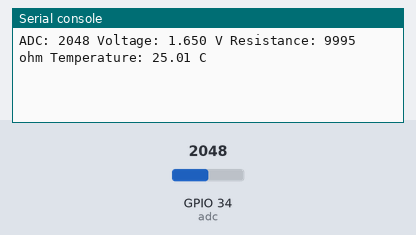
Simulated run of this program. Board: ESP32 board running MicroPython. Shown: the last lines printed to the serial console. Inputs (shaded band) come from the test bench; at power-on: GPIO 34 (adc) = 2048 (analog values on the 0–4095 scale).

Above: at 1.2 s.
1.3 s: GPIO 34 (adc) set to 0
At 3.1 s:
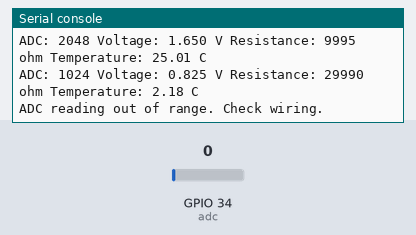
4.1 s: GPIO 34 (adc) set to 491
At 6.0 s:
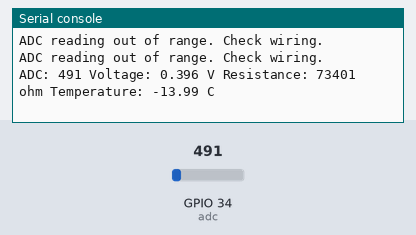
Timing chart, 0 to 7.5 s (numbered marks = the images above; inputs shaded):
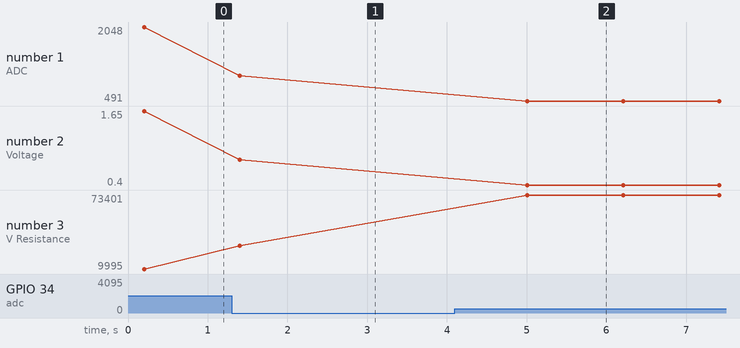

The program:

temperature.py
```python
from machine import ADC, Pin
from time import sleep
from math import log

# Pin setup
adc = ADC(Pin(34))  # GPIO34 / ADC1_6

# ESP32 ADC setup
adc.width(ADC.WIDTH_12BIT)  # values from 0 to 4095
adc.atten(ADC.ATTN_11DB)  # allows reading up to about 3.3V

# Thermistor settings
VCC = 3.3
R_FIXED = 10000  # 10k fixed resistor
R0 = 10000  # thermistor resistance at 25C
T0 = 25 + 273.15  # 25C in Kelvin
BETA = 3950  # common value for 10k NTC thermistors


def read_adc_average(samples=20):
    total = 0
    for _ in range(samples):
        total += adc.read()
        sleep(0.01)
    return total / samples


def read_temperature():
    raw = read_adc_average()

    if raw <= 0 or raw >= 4095:
        return None

    voltage = raw / 4095 * VCC

    # For wiring:
    # 3V3 -> thermistor -> ADC pin -> fixed resistor -> GND
    r_thermistor = R_FIXED * ((VCC / voltage) - 1)

    temp_k = 1 / ((1 / T0) + (1 / BETA) * log(r_thermistor / R0))
    temp_c = temp_k - 273.15

    return temp_c, raw, voltage, r_thermistor


def main():
    while True:
        result = read_temperature()

        if result is None:
            print("ADC reading out of range. Check wiring.")
        else:
            temp_c, raw, voltage, resistance = result
            print(
                "ADC:",
                int(raw),
                "Voltage: {:.3f} V".format(voltage),
                "Resistance: {:.0f} ohm".format(resistance),
                "Temperature: {:.2f} C".format(temp_c),
            )

        sleep(1)


if __name__ == "__main__":
    main()
```

Measured:
- after the input at 1.3 s, the serial console: prints a new line after 0.10 s (image 1)
- after the input at 4.1 s, the serial console: prints a new line after 0.91 s (image 2)
- plotted number 1: 2048 → 1024 after the input at 1.3 s, 1024 → 491 after the input at 4.1 s
- plotted number 2: 1.65 → 0.82 after the input at 1.3 s, 0.82 → 0.4 after the input at 4.1 s
- plotted number 3: 9995 → 29990 after the input at 1.3 s, 29990 → 73401 after the input at 4.1 s
